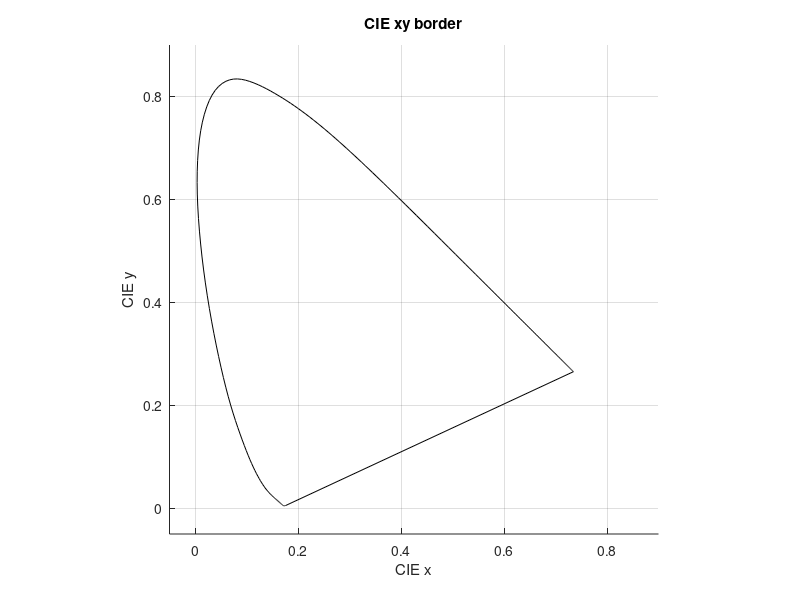

This figure's MATLAB source: (Note: this script raises an error after producing the figure.)
function [ah, fh] = PlotCIExyBorder(varargin)
    % Plots the CIE xy border "shoe" into a figure and returns the axes and figure handles for further plotting
    %
    % Parameters:
    %   varargin: Name/Value pairs:
    %       'Figure': valid figure handle to use for the plot. Current hold state will be restored
    %       'Axes'  : valid axes handle to use for the plot. Current hold state will be restored.
    %       Overrides 'Figure';
    %       'LineSpec' : valid LineSpec string, e.g. '--b' for dashed blue lines, see 'plot' documentation.
    %       'PlotOptions': cell array of valid plot options
    %                   e.g. {'Color',[0.5 0.5 0.5],'LineWidth',2}
    %       'Ticks' : array of wavelength values where ticks and labels are plotted. Reasonable default
    %                   Say ...,'Ticks',[],... to suppress ticks
    %       'TickFontSize': number, obvious use. Default: 6
    %       'ColorFill': logical, fills shoe with approximate RGB colors. Default: false
    p = inputParser;
    p.addParameter('Figure',[], @(h) ishandle(h) && strcmp(get(h,'type'),'figure'));
    p.addParameter('Axes',[], @(h) ishandle(h) && strcmp(get(h,'type'),'axes'));
    p.addParameter('LineSpec','k');
    p.addParameter('PlotOptions',{},@(c) iscell(c));
    defaultTicks = [400, 430, 450:10:480, 485:5:520, 530:10:620, 640, 700];
    p.addParameter('Ticks',defaultTicks,@(x) isempty(x) || (isnumeric(x) && isvector(x)));
    p.addParameter('TickFontSize',6,@(x) isnumeric(x) && isscalar(x));
    p.addParameter('ColorFill',false,@islogical);
    parse(p,varargin{:});
    if isempty(p.Results.Axes)
        if isempty(p.Results.Figure)
            fh = figure();
            ah = axes;
            holdstate = true;
        else
            fh = p.Results.Figure;
            figure(fh);
            ah = gca;
            holdstate = ishold(ah);
        end
    else
        ah = p.Results.Axes;
        fh = ah.Parent;
        holdstate = ishold(ah);
    end
    lspec = p.Results.LineSpec;
    popts = p.Results.PlotOptions;
    blank = isempty(p.Results.Axes) && isempty(p.Results.Figure);
    
    if p.Results.ColorFill
        load('RGBColorShoeImage.mat','rgbimg2');
        image([0 1],[1 0],flipud(rgbimg2));
        set(gca,'ydir','normal');
    end
    
    load('CIE1931_lam_x_y_z.mat','CIE1931XYZ');
    hold on;
    xb = CIE1931XYZ.xBorder;
    yb = CIE1931XYZ.yBorder;
    xb(end+1)=xb(1); % close loop
    yb(end+1)=yb(1);
    plot(ah,xb,yb,lspec,popts{:});
    if blank
        axis equal;
        grid on;
        if isempty(p.Results.Ticks)
            axis([0 0.8 0 0.9]);
        else
            axis([-0.05,0.9,-0.05,0.9]);
        end
        xlabel('CIE x');
        ylabel('CIE y');
        title('CIE xy border');
    end
    if ~isempty(p.Results.Ticks)
        [b,db] = border(p.Results.Ticks,CIE1931XYZ);
        for i = 1:size(b,1)
            d = [-0.00,0.015];
            plot(b(i,1) + db(i,1) * d, b(i,2) + db(i,2) * d, p.Results.LineSpec);
            text(b(i,1) + 0.035 * db(i,1), b(i,2) + 0.035 * db(i,2),num2str(p.Results.Ticks(i)),...
                'HorizontalAlignment','center','FontSize',p.Results.TickFontSize);
        end
    end
    if ~holdstate
        hold(ah,'off');
    end
end

function ColorFillDemo()
% % This snippet show how we can do color filling:
    figure();
    clf;
    hold on;
    img = imread('Berg.jpg');
    alpha = 0.5 * ones(size(img,1,2));
    alpha(100:1000,100:1000) = 0.2;
    alpha(1000:1800,100:1000) = 0.8;

    % Create a red octagon using the fill function.
    t = (1/16:1/8:1)'*2*pi;
    x = cos(t);
    y = sin(t);
    fill(x,y,'r');
    axis square;
    axis tight;
    % alpha can be anything -- set to 1 outside color shoe
    % we could do this pixel by pixel using LDom/purity, slow but available and we do it only once and save   
    % To get the fill color: Use Rec709 / sRGB to compute rgb within sRGB gamut, and continue with 
    % same color on lines from E to border when outside gamut. 
    imagesc([-1 1],[-1,1],flipud(img),'AlphaData',alpha);
    %imagesc([0 1],[0,1],flipud(img));
    plot([-1 1],[-1 1], 'LineWidth',3);
end

function [xyb, dxyb] = border(lam, CIEXYZ)
    % for lam length n, return xyb border points, and local normal unit vectors outward
    ixb = interp1(CIEXYZ.lam, CIEXYZ.xBorder, lam);
    iyb = interp1(CIEXYZ.lam, CIEXYZ.yBorder, lam);
    xyb = cat(2,ixb(:),iyb(:));
    
    blam = [360, 410:10:600, 830];
    xblam = interp1(CIEXYZ.lam, CIEXYZ.xBorder, blam);
    yblam = interp1(CIEXYZ.lam, CIEXYZ.yBorder, blam);
    
    dxbint = ipp_deriv(pchip(blam, xblam));
    dybint = ipp_deriv(pchip(blam, yblam));
    
    % perpendicular outward
    dixb = - ppval(dybint,lam);
    diyb = ppval( dxbint, lam);
    idxblen = sqrt((dixb(:)).^2 + (diyb(:)).^2);
    dxyb = cat(2,dixb(:)./ idxblen ,diyb(:)./ idxblen);
end